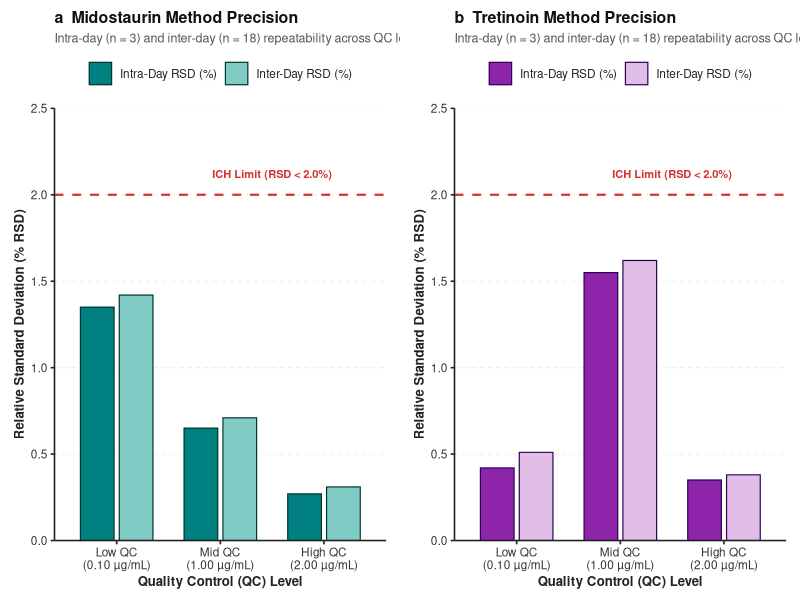

This chart was generated by the following R code:
# ==============================================================================
# SELF-CONTAINED PRECISION SCRIPT FOR SECTION 3.3 IN R
# ==============================================================================

# 1. Input Dataset
conc <- c(0.06, 0.06, 0.06, 0.10, 0.10, 0.10, 0.50, 0.50, 0.50, 
          1.00, 1.00, 1.00, 1.50, 1.50, 1.50, 2.00, 2.00, 2.00)

midostaurin <- c(1021.29, 936.42, 927.57, 1688.05, 1726.82, 1686.04, 
                 8450.38, 8426.75, 8453.75, 16763.79, 16983.58, 16873.69, 
                 25124.92, 25361.16, 25260.00, 33621.06, 33747.36, 33570.54)

tretinoin <- c(949.14, 906.42, 915.35, 1593.15, 1580.98, 1591.92, 
               7953.00, 7983.27, 7938.67, 15829.71, 16210.76, 15750.12, 
               23546.43, 23798.43, 23499.18, 31230.41, 31441.90, 31277.41)

df <- data.frame(Conc = conc, Midostaurin = midostaurin, Tretinoin = tretinoin)

# 2. Add Back-Calculated Concentration Columns (Crucial Step!)
# OLS Equations from Section 3.1:
# Midostaurin: Y = 16832.555 * X + 3.067
# Tretinoin:   Y = 15680.499 * X + 70.118

df$Mido_Conc <- (df$Midostaurin - 3.067) / 16832.555
df$Tret_Conc <- (df$Tretinoin - 70.118) / 15680.499

# 3. Subset to QC Levels: Low (0.10), Mid (1.00), High (2.00)
qc_levels <- c(0.10, 1.00, 2.00)
df_qc <- df[df$Conc %in% qc_levels, ]

# 4. Compute Precision Aggregations for Midostaurin
mido_area_summary <- aggregate(Midostaurin ~ Conc, data = df_qc, FUN = function(x) {
  c(Mean = mean(x), SD = sd(x), RSD_Pct = (sd(x)/mean(x))*100)
})

mido_conc_summary <- aggregate(Mido_Conc ~ Conc, data = df_qc, FUN = function(x) {
  c(Mean = mean(x), SD = sd(x), RSD_Pct = (sd(x)/mean(x))*100)
})

# 5. Compute Precision Aggregations for Tretinoin
tret_area_summary <- aggregate(Tretinoin ~ Conc, data = df_qc, FUN = function(x) {
  c(Mean = mean(x), SD = sd(x), RSD_Pct = (sd(x)/mean(x))*100)
})

tret_conc_summary <- aggregate(Tret_Conc ~ Conc, data = df_qc, FUN = function(x) {
  c(Mean = mean(x), SD = sd(x), RSD_Pct = (sd(x)/mean(x))*100)
})

# 6. Print Summaries to Console
cat("=== MIDOSTAURIN PEAK AREA PRECISION ===\n")
print(mido_area_summary)

cat("\n=== MIDOSTAURIN CONCENTRATION PRECISION ===\n")
print(mido_conc_summary)

cat("\n=== TRETINOIN PEAK AREA PRECISION ===\n")
print(tret_area_summary)

cat("\n=== TRETINOIN CONCENTRATION PRECISION ===\n")
print(tret_conc_summary)


# ==============================================================================
# Analytes: Midostaurin & Tretinoin (Low, Mid, High QC Levels)
# Panels:
#   a: Midostaurin Intra-Day vs Inter-Day Precision (% RSD)
#   b: Tretinoin Intra-Day vs Inter-Day Precision (% RSD)
# ==============================================================================

# 1. Install & Load Required Packages
required_pkgs <- c("ggplot2", "gridExtra", "grid")
new_pkgs <- required_pkgs[!(required_pkgs %in% installed.packages()[,"Package"])]
if(length(new_pkgs)) install.packages(new_pkgs)

library(ggplot2)
library(gridExtra)
library(grid)

# 2. Construct Precision Dataset
df_prec <- data.frame(
  Analyte = factor(rep(c("Midostaurin", "Tretinoin"), each = 6), levels = c("Midostaurin", "Tretinoin")),
  QC_Level = factor(rep(c("Low QC\n(0.10 µg/mL)", "Mid QC\n(1.00 µg/mL)", "High QC\n(2.00 µg/mL)"), times = 4),
                    levels = c("Low QC\n(0.10 µg/mL)", "Mid QC\n(1.00 µg/mL)", "High QC\n(2.00 µg/mL)")),
  Type = factor(rep(rep(c("Intra-Day RSD (%)", "Inter-Day RSD (%)"), each = 3), times = 2),
                levels = c("Intra-Day RSD (%)", "Inter-Day RSD (%)")),
  RSD = c(
    # Midostaurin % RSDs (Low, Mid, High)
    1.35, 0.65, 0.27,  # Intra-day
    1.42, 0.71, 0.31,  # Inter-day
    
    # Tretinoin % RSDs (Low, Mid, High)
    0.42, 1.55, 0.35,  # Intra-day
    0.51, 1.62, 0.38   # Inter-day
  )
)

# 3. Define Nature Portfolio Theme
theme_nature_prec <- function() {
  theme_classic(base_size = 11, base_family = "sans") +
    theme(
      plot.title = element_text(face = "bold", size = 11.5, hjust = 0, color = "#111111", margin = margin(b = 4)),
      plot.subtitle = element_text(size = 9, color = "#555555", margin = margin(b = 6)),
      axis.title = element_text(face = "bold", size = 9.5, color = "#222222"),
      axis.text = element_text(size = 8.5, color = "#333333"),
      axis.line = element_line(color = "#222222", linewidth = 0.55),
      axis.ticks = element_line(color = "#222222", linewidth = 0.55),
      panel.grid.major.y = element_line(color = "#EDEDED", linewidth = 0.35, linetype = "dashed"),
      panel.grid.minor = element_blank(),
      legend.position = "top",
      legend.title = element_blank(),
      legend.text = element_text(size = 8.5, color = "#222222"),
      legend.background = element_rect(fill = "transparent", color = NA),
      plot.margin = margin(8, 10, 8, 10)
    )
}

# 4. Panel A: Midostaurin Precision Barplot
p1 <- ggplot(subset(df_prec, Analyte == "Midostaurin"), aes(x = QC_Level, y = RSD, fill = Type)) +
  geom_bar(stat = "identity", position = position_dodge(width = 0.75), width = 0.65, color = "#00332C", linewidth = 0.4) +
  geom_hline(yintercept = 2.0, linetype = "dashed", color = "#D32F2F", linewidth = 0.75) +
  annotate("text", x = 2.5, y = 2.12, label = "ICH Limit (RSD < 2.0%)", color = "#D32F2F", size = 2.8, fontface = "bold") +
  scale_fill_manual(values = c("Intra-Day RSD (%)" = "#008080", "Inter-Day RSD (%)" = "#80CBC4")) +
  scale_y_continuous(limits = c(0, 2.5), breaks = seq(0, 2.5, 0.5), expand = c(0, 0)) +
  labs(title = "a  Midostaurin Method Precision",
       subtitle = "Intra-day (n = 3) and inter-day (n = 18) repeatability across QC levels",
       x = "Quality Control (QC) Level",
       y = "Relative Standard Deviation (% RSD)") +
  theme_nature_prec()

# 5. Panel B: Tretinoin Precision Barplot
p2 <- ggplot(subset(df_prec, Analyte == "Tretinoin"), aes(x = QC_Level, y = RSD, fill = Type)) +
  geom_bar(stat = "identity", position = position_dodge(width = 0.75), width = 0.65, color = "#2A0052", linewidth = 0.4) +
  geom_hline(yintercept = 2.0, linetype = "dashed", color = "#D32F2F", linewidth = 0.75) +
  annotate("text", x = 2.5, y = 2.12, label = "ICH Limit (RSD < 2.0%)", color = "#D32F2F", size = 2.8, fontface = "bold") +
  scale_fill_manual(values = c("Intra-Day RSD (%)" = "#8E24AA", "Inter-Day RSD (%)" = "#E1BEE7")) +
  scale_y_continuous(limits = c(0, 2.5), breaks = seq(0, 2.5, 0.5), expand = c(0, 0)) +
  labs(title = "b  Tretinoin Method Precision",
       subtitle = "Intra-day (n = 3) and inter-day (n = 18) repeatability across QC levels",
       x = "Quality Control (QC) Level",
       y = "Relative Standard Deviation (% RSD)") +
  theme_nature_prec()

# 6. Arrange Panels Side-by-Side
fig_precision <- grid.arrange(p1, p2, ncol = 2)

# 7. Save Output Files (PDF & PNG)
ggsave("Figure_2_Precision_Reproducibility_Nature.pdf", plot = fig_precision, width = 9.0, height = 4.5, dpi = 600)
ggsave("Figure_2_Precision_Reproducibility_Nature.png", plot = fig_precision, width = 9.0, height = 4.5, dpi = 300)
